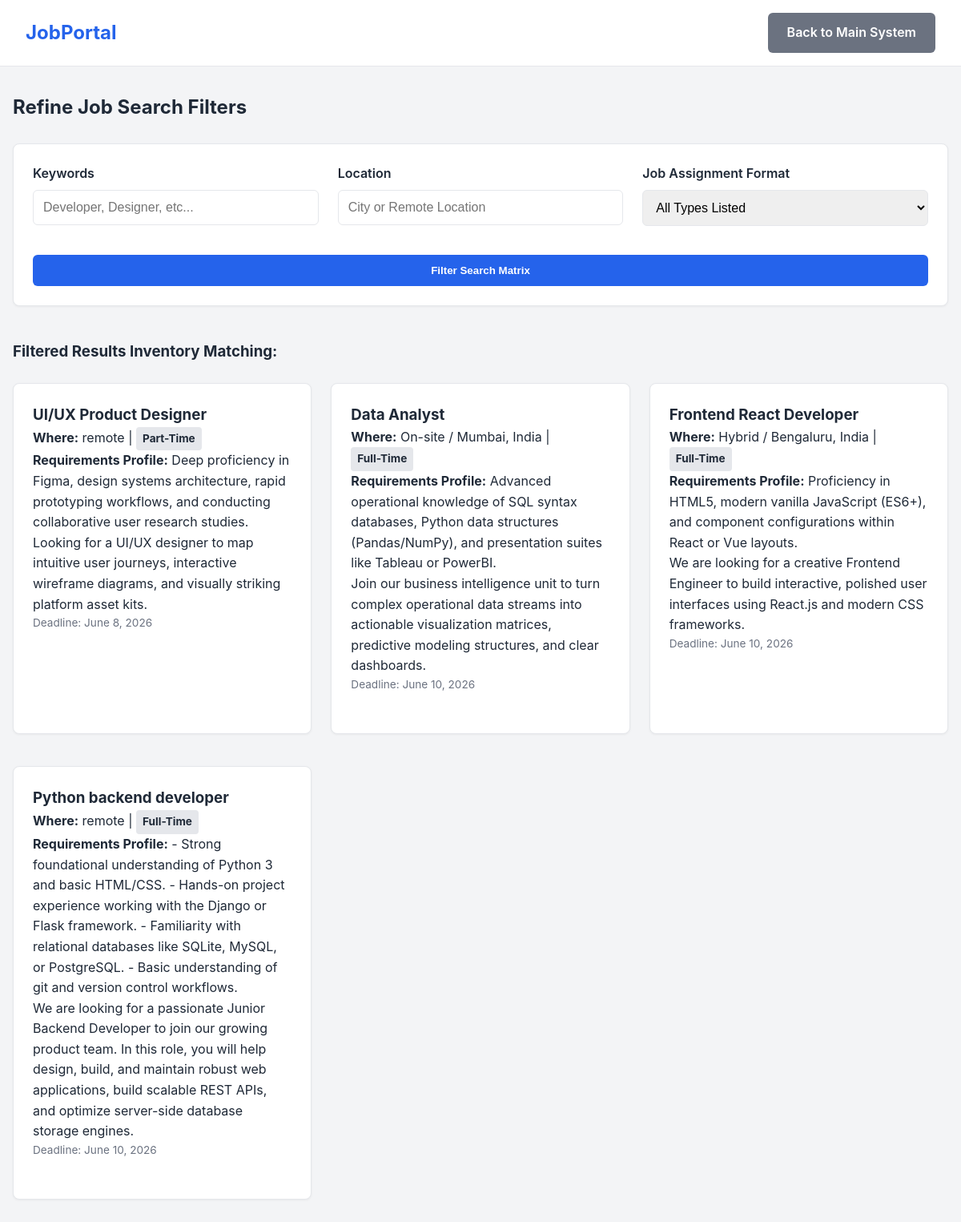
The app's page /search/ with its own data.
### jobs/models.py (models this page shows, shortened)
class Job(models.Model):
    JOB_TYPES = (
        ('Full-Time', 'Full-Time'),
        ('Part-Time', 'Part-Time'),
        ('Remote', 'Remote'),
        ('Freelance', 'Freelance'),
    )
    employer = models.ForeignKey(User, on_delete=models.CASCADE, related_name='posted_jobs')
    title = models.CharField(max_length=200)
    description = models.TextField()
    requirements = models.TextField()
    location = models.CharField(max_length=150)
    job_type = models.CharField(max_length=20, choices=JOB_TYPES, default='Full-Time')
    deadline = models.DateField()
    is_filled = models.BooleanField(default=False)
    created_at = models.DateTimeField(auto_now_add=True)

### jobs/views.py (the view)
# urls.py: path('search/', views.search_view, name='search'),
def search_view(request):
    query = request.GET.get('q', '')
    location = request.GET.get('location', '')
    job_type = request.GET.get('job_type', '')
    results = Job.objects.filter(is_filled=False)
    if query:
        results = results.filter(Q(title__icontains=query) | Q(description__icontains=query))
    if location:
        results = results.filter(location__icontains=location)
    if job_type:
        results = results.filter(job_type=job_type)
    return render(request, 'jobs/search.html', {
        'jobs': results,
        'query': query,
        'location': location,
        'job_type': job_type
    })

### jobs/templates/jobs/search.html (shortened to what this page needs)
<!DOCTYPE html>
<html lang="en">
<head>
    <link rel="stylesheet" href="/static/css/style.css">
</head>
<body>
    <nav class="navbar">
        <a href="{% url 'home' %}" class="nav-logo">JobPortal</a>
        <a href="{% url 'home' %}" class="btn btn-secondary">Back to Main System</a>
    </nav>
    <div class="container">
        <h2>Refine Job Search Filters</h2><br>
        <div class="card">
            <form method="get" action="{% url 'search' %}" class="search-form">
                <div class="dashboard-grid" style="grid-template-columns: repeat(auto-fit, minmax(200px, 1fr)); margin-top:0;">
                    <div class="form-group">
                        <label>Keywords</label>
                        <input type="text" name="q" value="{{ query }}" placeholder="Developer, Designer, etc...">
                    </div>
                    <div class="form-group">
                        <label>Location</label>
                        <input type="text" name="location" value="{{ location }}" placeholder="City or Remote Location">
                    </div>
                    <div class="form-group">
                        <label>Job Assignment Format</label>
                        <select name="job_type">
                            <option value="">All Types Listed</option>
                        </select>
                    </div>
                </div>
                <button type="submit" class="btn" style="width:100%; margin-top:1rem;">Filter Search Matrix</button>
            </form>
        </div>
        <br>
        <h3>Filtered Results Inventory Matching:</h3>
        <div class="dashboard-grid">
            {% for job in jobs %}
            <div class="card">
                <h3>{{ job.title }}</h3>
                <p><strong>Where:</strong> {{ job.location }} | <span class="badge">{{ job.job_type }}</span></p>
                <p><strong>Requirements Profile:</strong> {{ job.requirements }}</p>
                <p>{{ job.description }}</p>
                <p style="font-size:0.85rem; color:#6b7280;">Deadline: {{ job.deadline }}</p>
                <br>
            </div>
            {% empty %}
            <p>No listings matched your criteria parameters.</p>
            {% endfor %}
        </div>
    </div>
</body>
</html>

### static/CSS/style.css (style rules this page uses)
:root { --primary-color: #2563eb; --primary-dark: #1d4ed8; --success-color: #10b981; --dark-text: #1f2937; --light-bg: #f3f4f6; --border-color: #e5e7eb; }
* { margin: 0; padding: 0; box-sizing: border-box; }
body { font-family: -apple-system, BlinkMacSystemFont, "Segoe UI", Roboto, Helvetica, Arial, sans-serif; color: var(--dark-text); background-color: var(--light-bg); line-height: 1.6; }
a { text-decoration: none; color: inherit; }
.navbar { background-color: #ffffff; border-bottom: 1px solid var(--border-color); padding: 1rem 2rem; display: flex; justify-content: space-between; align-items: center; }
.nav-logo { font-size: 1.5rem; font-weight: 700; color: var(--primary-color); }
.container { max-width: 1200px; margin: 2rem auto; padding: 0 1rem; }
.card { background: #ffffff; border: 1px solid var(--border-color); border-radius: 8px; padding: 1.5rem; margin-bottom: 1rem; box-shadow: 0 1px 3px rgba(0,0,0,0.05); }
.form-group { margin-bottom: 1.25rem; }
.form-group label { display: block; font-weight: 600; margin-bottom: 0.5rem; }
.form-group input, .form-group textarea, .form-group select { width: 100%; padding: 0.75rem; border: 1px solid var(--border-color); border-radius: 6px; font-size: 1rem; }
.btn { display: inline-block; padding: 0.75rem 1.5rem; background-color: var(--primary-color); color: #ffffff; border-radius: 6px; border: none; font-weight: 600; cursor: pointer; text-align: center; }
.btn-secondary { background-color: #6b7280; }
.dashboard-grid { display: grid; grid-template-columns: repeat(auto-fill, minmax(320px, 1fr)); gap: 1.5rem; margin-top: 1.5rem; }
.badge { display: inline-block; padding: 0.25rem 0.5rem; border-radius: 4px; font-size: 0.85rem; font-weight: bold; background-color: #e5e7eb; }

### records on screen
Job: title "UI/UX Product Designer", location "remote", job_type "Part-Time", requirements "Deep proficiency in Figma, design systems architecture, rapid prototyping workflows, and conducting collaborative user research studies.", description "Looking for a UI/UX designer to map intuitive user journeys, interactive wireframe diagrams, and visually striking platform asset kits.", deadline "June 8, 2026"
Job: title "Data Analyst", location "On-site / Mumbai, India", job_type "Full-Time", requirements "Advanced operational knowledge of SQL syntax databases, Python data structures (Pandas/NumPy), and presentation suites like Tableau or PowerBI.", description "Join our business intelligence unit to turn complex operational data streams into actionable visualization matrices, predictive modeling structures, and clear dashboards.", deadline "June 10, 2026"
Job: title "Frontend React Developer", location "Hybrid / Bengaluru, India", job_type "Full-Time", requirements "Proficiency in HTML5, modern vanilla JavaScript (ES6+), and component configurations within React or Vue layouts.", description "We are looking for a creative Frontend Engineer to build interactive, polished user interfaces using React.js and modern CSS frameworks.", deadline "June 10, 2026"
Job: title "Python backend developer", location "remote", job_type "Full-Time", requirements "- Strong foundational understanding of Python 3 and basic HTML/CSS. - Hands-on project experience working with the Django or Flask framework. - Familiarity with relational databases like SQLite, MySQL, or PostgreSQL. - Basic understanding of git and version control workflows.", description "We are looking for a passionate Junior Backend Developer to join our growing product team. In this role, you will help design, build, and maintain robust web applications, build scalable REST APIs, and optimize server-side database storage engines.", deadline "June 10, 2026"
